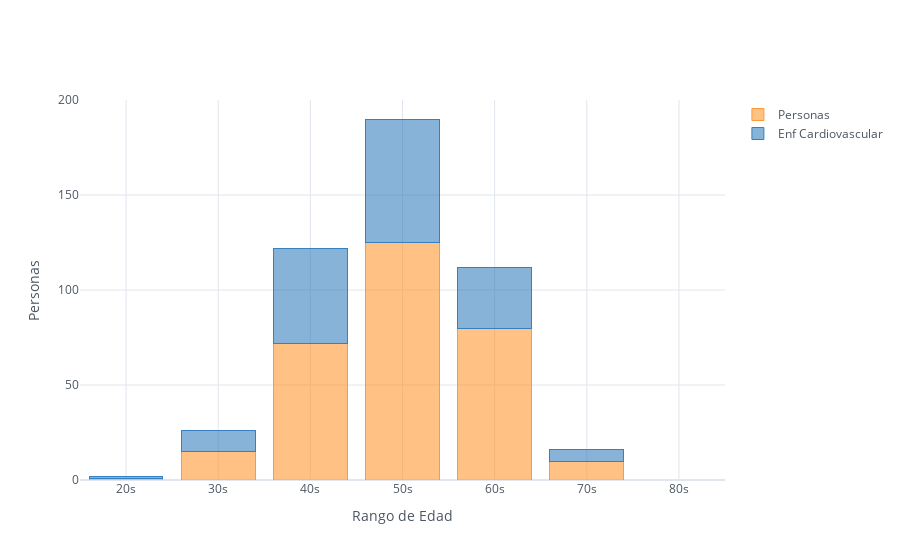

Notebook code for this chart:
### Code cell
# Podemos tambien mantenerlos sobre la misma columna:

cont.iplot(kind='bar', xTitle='Rango de Edad',
                        yTitle='Personas', barmode = 'stack')

### Figure 1 — Plotly figure (JSON) as saved in the notebook; plotly's stock layout.template omitted (floating-point values rounded to 4 significant figures)
{"data": [{"marker": {"color": "rgba(255, 153, 51, 0.6)", "line": {"color": "rgba(255, 153, 51, 1.0)", "width": 1}}, "name": "Personas", "orientation": "v", "text": "", "type": "bar", "x": ["20s", "30s", "40s", "50s", "60s", "70s", "80s"], "y": [1, 15, 72, 125, 80, 10, 0]}, {"marker": {"color": "rgba(55, 128, 191, 0.6)", "line": {"color": "rgba(55, 128, 191, 1.0)", "width": 1}}, "name": "Enf Cardiovascular", "orientation": "v", "text": "", "type": "bar", "x": ["20s", "30s", "40s", "50s", "60s", "70s", "80s"], "y": [1, 11, 50, 65, 32, 6, 0]}], "layout": {"barmode": "stack", "legend": {"bgcolor": "#FFFFFF", "font": {"color": "#4D5663"}, "traceorder": "normal"}, "paper_bgcolor": "#FFFFFF", "plot_bgcolor": "#FFFFFF", "title": {"font": {"color": "#4D5663"}}, "xaxis": {"gridcolor": "#E1E5ED", "showgrid": true, "tickfont": {"color": "#4D5663"}, "title": {"font": {"color": "#4D5663"}, "text": "Rango de Edad"}, "zerolinecolor": "#E1E5ED"}, "yaxis": {"gridcolor": "#E1E5ED", "showgrid": true, "tickfont": {"color": "#4D5663"}, "title": {"font": {"color": "#4D5663"}, "text": "Personas"}, "zerolinecolor": "#E1E5ED"}}}
